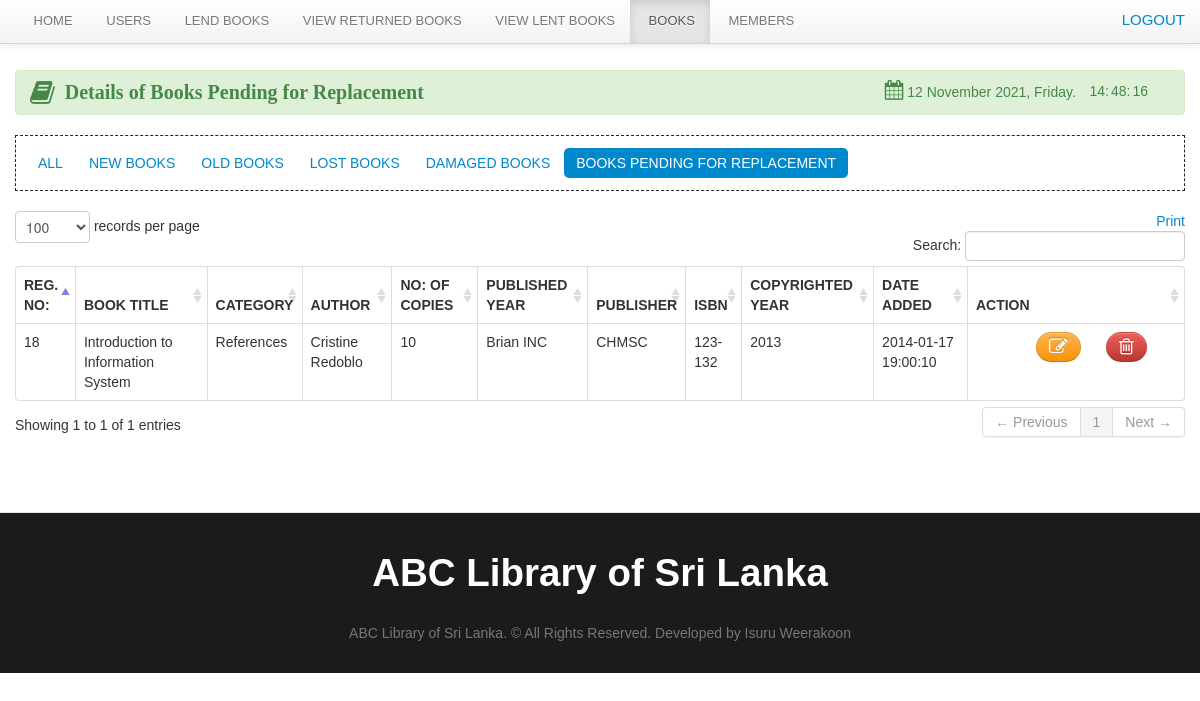
Page /librarian/sub_rep.php on the committed database.
### tables this page shows
CREATE TABLE `book` (
  `book_id` int(11) NOT NULL,
  `book_title` varchar(100) NOT NULL,
  `category_id` int(50) NOT NULL,
  `author` varchar(50) NOT NULL,
  `book_copies` int(11) NOT NULL,
  `book_pub` varchar(100) NOT NULL,
  `publisher_name` varchar(100) NOT NULL,
  `isbn` varchar(50) NOT NULL,
  `copyright_year` int(11) NOT NULL,
  `date_added` datetime NOT NULL,
  `status` varchar(30) NOT NULL
);

CREATE TABLE `category` (
  `category_id` int(11) NOT NULL,
  `classname` varchar(50) DEFAULT NULL
);

### librarian/sub_rep.php (the view, shortened to what this page needs)
<?php include('header.php'); ?>
<?php include('navbar_books.php'); ?>
	<div class="container">
		<div class="margin-top">
			<div class="row">
				<div class="span12">
					<br>
					<div class="alert alert-success">
						<strong style="font-family: 'Arial Black', arial-black;font-size: 20px;"><i class="icon-book icon-large"></i>&nbsp;&nbsp;Details of Books Pending for Replacement</strong>
						<div class="pull-right">
							<table>
								<tr>
									<td><i class="icon-calendar icon-small" style="font-size: 20px;"></i>
                                        <?php
                                            $Today = date('y:m:d');
                                            $new = date('d F Y, l', strtotime($Today));
                                            echo $new.'.  ';
                                        ?>&nbsp;&nbsp;</td>
									<td id="Hour"></td>
									<td id="Minut"></td>
									<td id="Second"></td>
							</table>
						</div>
					</div>
					<ul class="nav nav-pills">
						<li><a href="books.php">All</a></li>
						<li><a href="new_books.php">New Books</a></li>
						<li><a href="old_books.php">Old Books</a></li>
						<li><a href="lost.php">Lost Books</a></li>
						<li><a href="damage.php">Damaged Books</a></li>
						<li class="active"><a href="sub_rep.php">Books Pending for Replacement</a></li>
					</ul>
					<table cellpadding="0" cellspacing="0" border="0" class="table  table-bordered" id="example">
						<div class="pull-right">
							<a href="" onclick="window.print()" class="btn-default" >Print</a>
						</div>
						<thead>
						<tr>
							<th>Reg. No:</th>
							<th>Book Title</th>
							<th>Category</th>
							<th>Author</th>
							<th class="action">No: of Copies</th>
							<th>Published Year</th>
							<th>Publisher</th>
							<th>ISBN</th>
							<th>Copyrighted Year</th>
							<th>Date Added</th>
							<th class="action">Action</th>
						</tr>
						</thead>
						<tbody>
                        <?php  $user_query = mysqli_query($connect,"select * from book where status = 'Pending for Replacement'")or die("Query Failed -> ".mysqli_error($connect));
                            while($row=mysqli_fetch_array($user_query)){
                                $id=$row['book_id'];
                                $cat_id=$row['category_id'];
                                $cat_query = mysqli_query($connect,"select * from category where category_id = '$cat_id'")or die(mysqli_error());
                                $cat_row = mysqli_fetch_array($cat_query);
                                ?>
								<tr class="del<?php echo $id ?>">
									<td><?php echo $row['book_id']; ?></td>
									<td><?php echo $row['book_title']; ?></td>
									<td><?php echo $cat_row ['classname']; ?> </td>
									<td><?php echo $row['author']; ?> </td>
									<td class="action"><?php echo $row['book_copies']; ?> </td>
									<td><?php echo $row['publisher_name']; ?></td>
									<td><?php echo $row['book_pub']; ?></td>
									<td><?php echo $row['isbn']; ?></td>
									<td><?php echo $row['copyright_year']; ?></td>
									<td><?php echo $row['date_added']; ?></td>
									<td class="action">
										<div class="span2">
											<a rel="tooltip"  title="Delete" id="<?php echo $id; ?>" href="#delete_book<?php echo $id; ?>" data-toggle="modal"    class="btn btn-danger"><i class="icon-trash icon-large"></i></a>
											<div class="span1">
												<a rel="tooltip"  title="Edit" id="e<?php echo $id; ?>" href="#edit<?php echo $id; ?>" data-toggle="modal" class="btn btn-warning">   <i class="icon-edit icon-large"></i></a>
											</div></div>
									</td>
								</tr>
                            <?php  }  ?>
						</tbody>
					</table>
				</div>
			</div>
		</div>
	</div>
<?php include('footer.php') ?>

### css/docs.css (style rules this page uses)
body { font-family:'TR Century Gothic',Helvetica,Arial,sans-serif !important; }
.btn { border-radius: 25px !important; }
.alert { text-shadow: none; }
.nav-tabs, .nav-pills { border: 1px dashed #222 !important; padding: 10px; }
th { text-transform:uppercase; }
.nav li a { text-transform:uppercase; }
.margin-top { margin-top:50px; }
body { background: url(../img/grid_noise.png); position: relative; }

### css/print.css (style rules this page uses)
.action { display:none; }
th { text-align:left; }
td { text-align:left; border-top:1px solid; padding:2px; }
.btn { display:none; }
.alert { display:none; }
body { font-family:arial; font-size:13px; }
.nav { display:none; }

### rows in the picture
book: book_id "18", book_title "Introduction to Information System", category.classname "References", author "Cristine Redoblo", book_copies "10", publisher_name "Brian INC", book_pub "CHMSC", isbn "123-132", copyright_year "2013", date_added "2014-01-17 19:00:10"
